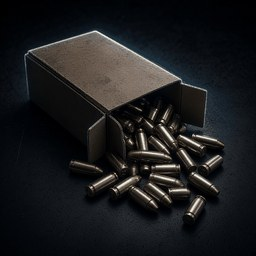
#> input picture project/assets/items/ammo_9mm.jpg, 256 x 256 px, found by its file name
$ python strip_backgrounds.py
#> lines starting #> are read from the running program, lines starting #| are printed output that depends on the picture
#> further down, im is the input picture: PIL image 256x256 RGB; mean R, G, B 27.4, 28.1, 29.8
import os
import collections
from PIL import Image

def strip_bg(im: Image.Image, tolerance: float = 24.0) -> Image.Image:
#> called with tolerance = 24
    im = im.convert("RGB")
    w, h = im.size
#> w = 256; h = 256
    pixels = im.load()

    # 1. Establish background reference from the 4 outer perimeter edges
    border_samples = []
    step_x = max(1, w // 40)
#> step_x = 6
    step_y = max(1, h // 40)
#> step_y = 6
    for x in range(0, w, step_x):
        border_samples.append(pixels[x, 0])
        border_samples.append(pixels[x, h - 1])
#> after the loop, border_samples = 86 items, first 6: (0, 0, 0), (0, 1, 5), (0, 0, 0), (1, 2, 6), (0, 0, 2), (1, 2, 6)
    for y in range(0, h, step_y):
        border_samples.append(pixels[0, y])
        border_samples.append(pixels[w - 1, y])
#> after the loop, border_samples = 172 items, first 6: (0, 0, 0), (0, 1, 5), (0, 0, 0), (1, 2, 6), (0, 0, 2), (1, 2, 6)

    bg_r = sum(c[0] for c in border_samples) // len(border_samples)
#> bg_r = 4
    bg_g = sum(c[1] for c in border_samples) // len(border_samples)
#> bg_g = 6
    bg_b = sum(c[2] for c in border_samples) // len(border_samples)
#> bg_b = 10
    bg_ref = (bg_r, bg_g, bg_b)
#> bg_ref = (4, 6, 10)

    # 2. BFS floodfill from all 4 borders inward so we don't punch holes inside the prop
    # 0 = unvisited, 1 = background, 2 = foreground/visited non-bg
    mask = bytearray(w * h)
    queue = collections.deque()

    # Seed the borders
    for x in range(w):
        for y in (0, h - 1):
            c = pixels[x, y]
            dist = ((c[0] - bg_ref[0])**2 + (c[1] - bg_ref[1])**2 + (c[2] - bg_ref[2])**2) ** 0.5
            if dist <= tolerance + 10.0:
                mask[y * w + x] = 1
                queue.append((x, y))
            else:
                mask[y * w + x] = 2

    for y in range(h):
        for x in (0, w - 1):
            if mask[y * w + x] == 0:
                c = pixels[x, y]
                dist = ((c[0] - bg_ref[0])**2 + (c[1] - bg_ref[1])**2 + (c[2] - bg_ref[2])**2) ** 0.5
                if dist <= tolerance + 10.0:
                    mask[y * w + x] = 1
                    queue.append((x, y))
                else:
                    mask[y * w + x] = 2

    while queue:
        cx, cy = queue.popleft()
        for nx, ny in ((cx + 1, cy), (cx - 1, cy), (cx, cy + 1), (cx, cy - 1)):
            if 0 <= nx < w and 0 <= ny < h and mask[ny * w + nx] == 0:
                c = pixels[nx, ny]
                dist = ((c[0] - bg_ref[0])**2 + (c[1] - bg_ref[1])**2 + (c[2] - bg_ref[2])**2) ** 0.5
                if dist <= tolerance:
                    mask[ny * w + nx] = 1
                    queue.append((nx, ny))
                else:
                    mask[ny * w + nx] = 2
#> this loop made 35110 passes
#> (cx, cy) on passes 1 to 3: (0, 0), (0, 255), (1, 0)

    # 3. Create RGBA image with transparent background and soft 1px edge falloff
    rgba = im.convert("RGBA")
    rgba_pixels = rgba.load()

    for y in range(h):
        for x in range(w):
            if mask[y * w + x] == 1:
                rgba_pixels[x, y] = (0, 0, 0, 0)
            elif mask[y * w + x] == 2:
                # Check distance to background for soft anti-aliased edge
                c = pixels[x, y]
                dist = ((c[0] - bg_ref[0])**2 + (c[1] - bg_ref[1])**2 + (c[2] - bg_ref[2])**2) ** 0.5
                if dist < tolerance + 10.0:
                    factor = max(0.0, min(1.0, (dist - tolerance) / 10.0))
                    alpha = int(255 * factor)
                    rgba_pixels[x, y] = (c[0], c[1], c[2], alpha)

    return rgba

if __name__ == "__main__":
    test_files = ["ammo_9mm.jpg", "machete.jpg"]
    base_dir = "/root/termux/games/godot/project/assets/items/props_54"
    out_dir = "/root/termux/games/godot/project/assets/items/props_transparent"
    os.makedirs(out_dir, exist_ok=True)

    for f in test_files:
        src = os.path.join(base_dir, f)
        if os.path.exists(src):
            im = Image.open(src)
            stripped = strip_bg(im)
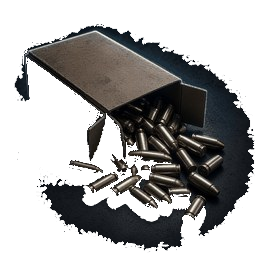
#> stripped: PIL image 256x256 RGBA; mean R, G, B, A 23.8, 23.2, 22.9, 113.3; transparent parts drawn white
            out_file = os.path.splitext(f)[0] + ".png"
            out_path = os.path.join(out_dir, out_file)
            stripped.save(out_path, "PNG")

            # Verify transparency stats
            w, h = stripped.size
#> w = 256; h = 256
            alpha_data = list(stripped.getchannel("A").getdata())
#> alpha_data = 65536 items
            transparent_count = sum(1 for a in alpha_data if a == 0)
#> transparent_count = 35110
            opaque_count = sum(1 for a in alpha_data if a == 255)
#> opaque_count = 28673
            trans_pct = (transparent_count / (w * h)) * 100
#> trans_pct = 53.57
            print(f"Verified {f}: {trans_pct:.1f}% transparent pixels, saved to {out_path}")
#| Verified ammo_9mm.jpg: 53.6% transparent pixels, saved to /root/termux/games/godot/project/assets/items/props_transparent/ammo_9mm.png
